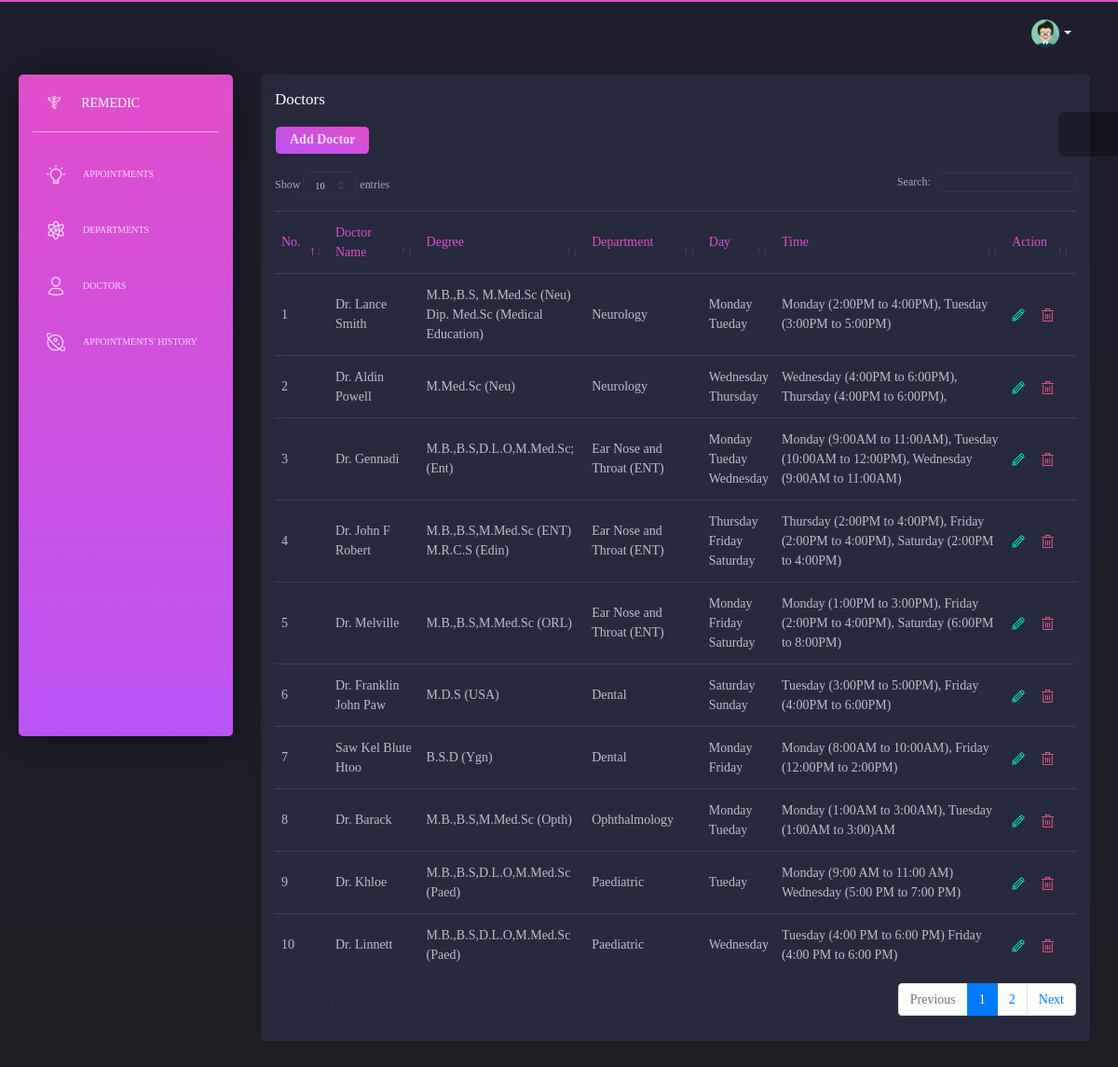
The page /admin/doctors.php (signed in) on the database its author committed.
### tables this page shows
CREATE TABLE `doctors` (
  `doctors_id` int(10) UNSIGNED NOT NULL,
  `depid` int(10) UNSIGNED NOT NULL,
  `name` varchar(191) NOT NULL,
  `degree` varchar(191) NOT NULL,
  `sitting_time` longtext NOT NULL,
  `day_id` varchar(255) NOT NULL,
  `created_at` timestamp NULL DEFAULT NULL,
  `updated_at` timestamp NULL DEFAULT NULL
);

CREATE TABLE `departments` (
  `departments_id` int(10) UNSIGNED NOT NULL,
  `depname` varchar(191) NOT NULL,
  `created_at` timestamp NULL DEFAULT NULL,
  `updated_at` timestamp NULL DEFAULT NULL
);

CREATE TABLE `dates` (
  `dates_id` int(10) UNSIGNED NOT NULL,
  `datename` varchar(191) NOT NULL,
  `created_at` timestamp NULL DEFAULT NULL,
  `updated_at` timestamp NULL DEFAULT NULL
);

### admin/doctors.php (the view, shortened to what this page needs)
<?php
  include('includes/header.php');
  include('auth.php');
  $doctor =  $conn->query("SELECT de.*,d.*,da.* FROM doctors as d LEFT JOIN departments as de ON d.depid = de.departments_id LEFT JOIN  dates as da ON d.day_id = da.dates_id");
  $date = $conn->query("SELECT * FROM dates");
?>
<body class=" ">
  <div class="wrapper ">
   <?php include('includes/sidebar.php');?>
    <div class="main-panel">
     <?php include('includes/navbar.php'); ?>
      <div class="content">
        <div class="row">
          <div class="col-md-12">
            <div class="card ">
              <div class="card-header">
                <h4 class="card-title">Doctors</h4>
                  <a class="btn btn-primary btn-sm" data-toggle="modal" data-target="#addDoctor">Add Doctor</a>
              </div>
              <div class="card-body">
                <div class="table-responsive">
                  <table class="table tablesorter" id="dataTable" width="100%" cellspacing="0">
                    <thead class="text-primary">
                        <tr>
                           <td>No.</td>
                           <td>Doctor Name</td>
                           <td>Degree</td>
                           <td>Department</td>
                           <td>Day</td>
                           <td>Time</td>
                           <td>Action</td>
                        </tr>
                    </thead>
                    <tbody class="text-primary depart">
                        <?php foreach($doctor as $key => $d) {
                             $day = $d['day_id'];
                             $yes = $conn->query("SELECT * FROM dates WHERE dates_id IN ($day)");
                         ?>
                          <tr id="nice<?php echo $d['doctors_id']?>">
                             <td><?php echo $key+1 ?></td>
                             <td><?php echo $d['name']; ?></td>
                             <td><?php echo $d['degree']; ?></td>
                             <td><?php echo $d['depname']; ?></td>
                            <td>
                           <?php foreach ($yes as $great) {
                                  $string = explode(',',$great['datename']);
                                  $array = implode(' ',$string);
                                echo ($array.'<br>');
                              } ?>
                               </td>
                             <td><?php echo $d['sitting_time']?></td>
                              <td><i class="tim-icons icon-pencil text-success editer" id="<?php echo $d['doctors_id']?>"></i> &nbsp; &nbsp;
                                 <i class="tim-icons icon-trash-simple text-danger trasher" id="<?php echo $d['doctors_id']?>">
                                 </i>
                               </td>
                          </tr>
                        <?php } ?>
                    </tbody>
                  </table>
                </div>
              </div>
            </div>
          </div>
        </div>
      </div>
      </div>
    </div>
    <?php include('includes/fixedplugin.php');
          include('includes/footer.php'); ?>

### rows shown on the page
doctors: name "Dr. Lance Smith", degree "M.B.,B.S, M.Med.Sc (Neu) Dip. Med.Sc (Medical Education)", depid.depname "Neurology", sitting_time "Monday (2:00PM to 4:00PM), Tuesday (3:00PM to 5:00PM)"
dates: datename "Monday"
dates: datename "Tueday"
doctors: name "Dr. Aldin Powell", degree "M.Med.Sc (Neu)", depid.depname "Neurology", sitting_time "Wednesday (4:00PM to 6:00PM), Thursday (4:00PM to 6:00PM),"
dates: datename "Wednesday"
dates: datename "Thursday"
doctors: name "Dr. Gennadi", degree "M.B.,B.S,D.L.O,M.Med.Sc; (Ent)", depid.depname "Ear Nose and Throat (ENT)", sitting_time "Monday (9:00AM to 11:00AM), Tuesday (10:00AM to 12:00PM), Wednesday (9:00AM to 11:00AM)"
doctors: name "Dr. John F Robert", degree "M.B.,B.S,M.Med.Sc (ENT) M.R.C.S (Edin)", depid.depname "Ear Nose and Throat (ENT)", sitting_time "Thursday (2:00PM to 4:00PM), Friday (2:00PM to 4:00PM), Saturday (2:00PM to 4:00PM)"
dates: datename "Friday"
dates: datename "Saturday"
doctors: name "Dr. Melville", degree "M.B.,B.S,M.Med.Sc (ORL)", depid.depname "Ear Nose and Throat (ENT)", sitting_time "Monday (1:00PM to 3:00PM), Friday (2:00PM to 4:00PM), Saturday (6:00PM to 8:00PM)"
doctors: name "Dr. Franklin John Paw", degree "M.D.S (USA)", depid.depname "Dental", sitting_time "Tuesday (3:00PM to 5:00PM), Friday (4:00PM to 6:00PM)"
dates: datename "Sunday"
doctors: name "Saw Kel Blute Htoo", degree "B.S.D (Ygn)", depid.depname "Dental", sitting_time "Monday (8:00AM to 10:00AM), Friday (12:00PM to 2:00PM)"
doctors: name "Dr. Barack", degree "M.B.,B.S,M.Med.Sc (Opth)", depid.depname "Ophthalmology", sitting_time "Monday (1:00AM to 3:00AM), Tuesday (1:00AM to 3:00)AM"
doctors: name "Dr. Khloe", degree "M.B.,B.S,D.L.O,M.Med.Sc (Paed)", depid.depname "Paediatric", sitting_time "Monday (9:00 AM to 11:00 AM) Wednesday (5:00 PM to 7:00 PM)"
doctors: name "Dr. Linnett", degree "M.B.,B.S,D.L.O,M.Med.Sc (Paed)", depid.depname "Paediatric", sitting_time "Tuesday (4:00 PM to 6:00 PM) Friday (4:00 PM to 6:00 PM)"
